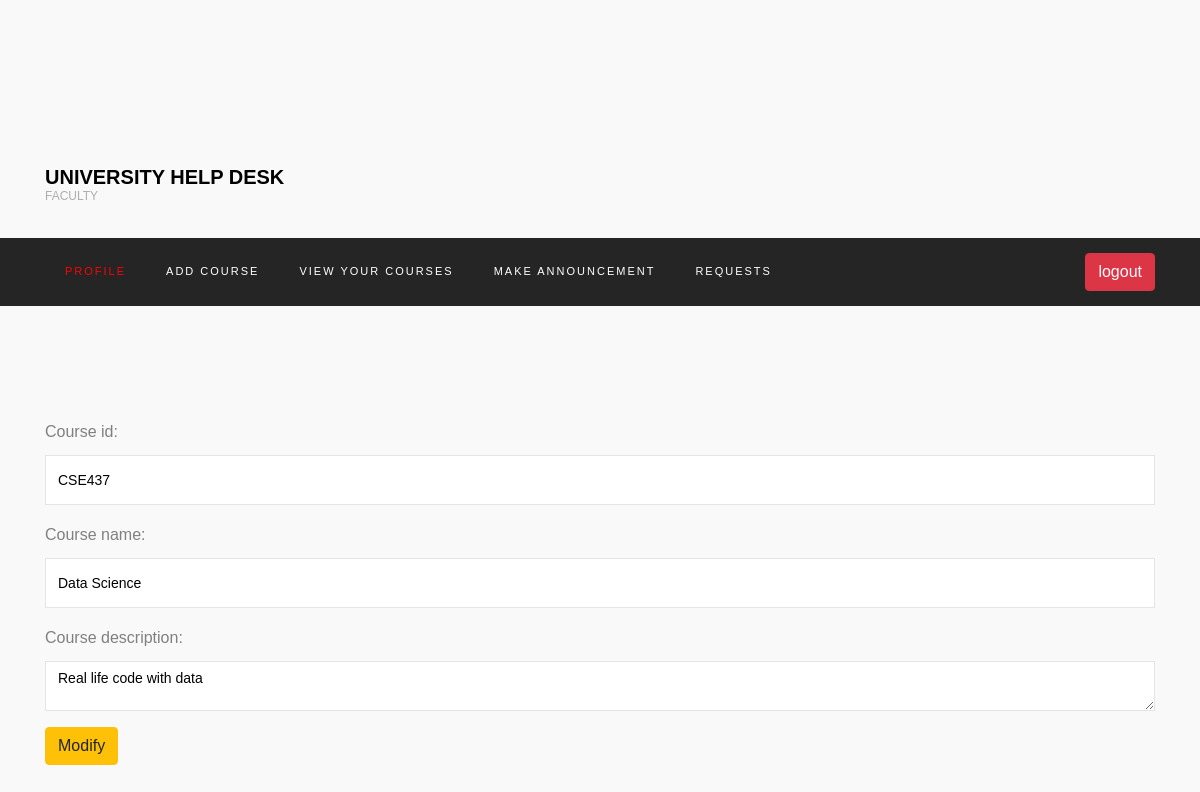
Page /modify-course/8 on the committed database.
### login/models.py (models this page shows, shortened)
class Course(models.Model):
    course_faculty = models.ForeignKey(
        Faculty, on_delete=models.CASCADE, null=True, blank=True)
    course_id = models.CharField(max_length=10, null=True, blank=True)
    course_name = models.CharField(max_length=100, unique=True)
    course_description = models.TextField(
        max_length=200, blank=True, null=True)
    course_credit = models.IntegerField()
    course_department = models.CharField(max_length=100, blank=True, null=True)
    course_fee = models.IntegerField(default=19600)
    start_time = models.TimeField(null=True, blank=True)
    end_time = models.TimeField(null=True, blank=True)

### login/views.py (the view)
# urls.py: path('modify-course/<int:id>', views.faculty_modify_course, name='modify_course'),
def faculty_modify_course(request, id):
    course = Course.objects.filter(id=id).first()
    form = CourseUpdationForm(instance=course)
    if request.method == "POST":
        course = Course.objects.get(id=id)
        form = CourseUpdationForm(request.POST, instance=course)
        if form.is_valid():
            form.save()
            return redirect('faculty_see_courses')
    return render(request, 'modify_course.html', {"form":form})

### login/forms.py
class CourseUpdationForm(forms.ModelForm):
    class Meta:
        model = Course
        fields = "__all__"
        exclude = ["course_faculty", "start_time", "end_time", "course_fee","course_credit", "course_department"]
        widgets = {
            "course_id":forms.TextInput(attrs={'class':'form-control'}),
            "course_name":forms.TextInput(attrs={'class':'form-control'}),
            "course_description":forms.Textarea(attrs={'class':'form-control'}),
        }

### templates/modify_course.html (shortened to what this page needs)
{%extends 'faculty_base.html' %}
{%block main-content%}
<div class="container">
    <form action="" method="post">
        {{form.as_p}}
        <button type="submit" class="btn btn-warning btn-md">Modify</button>
    </form>
</div>
{%endblock main-content%}

### static/profile/style.css (style rules this page uses)
body { background-color: #f9f9fa }

### rows in the picture
Course: course_id "CSE437", course_name "Data Science", course_description "Real life code with data"
